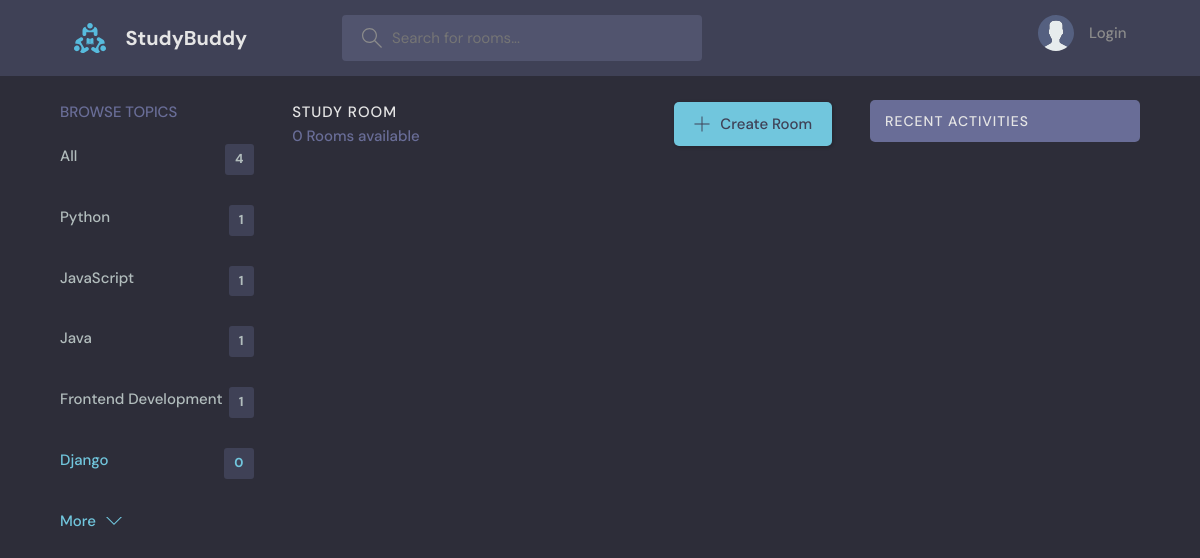
The app's page /?q=Django, older data.
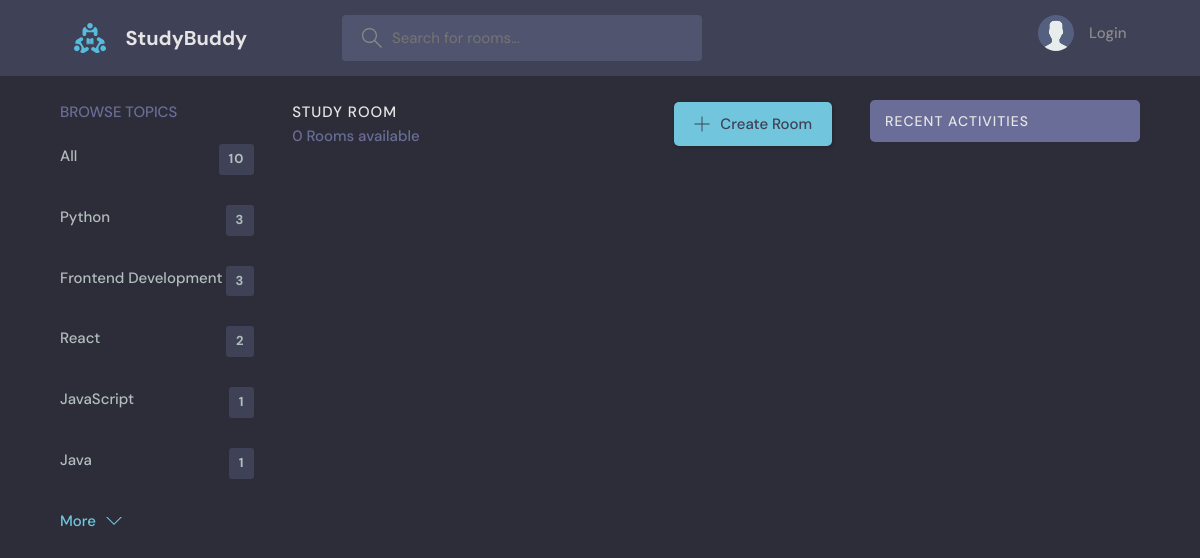
The same page, newer data.
### base/models.py (models this page shows, shortened)
class Topic(models.Model):
    name = models.CharField(max_length=200)

### base/views.py (the view)
# urls.py: path('', views.home, name="home"),
def home(request: HttpRequest):
    q = request.GET.get('q') if request.GET.get('q') != None else ""
    total_rooms_count = Room.objects.all().count()
    rooms = Room.objects.filter(
        Q(topic__name__icontains=q) |
        Q(name__icontains=q) |
        Q(description=q)
    )
    topics = Topic.objects.all().annotate(
        num_room=Count('room')).order_by('-num_room')[0:5]
    rooms_count = rooms.count()
    room_messages: Message = Message.objects.filter(
        Q(room__topic__name__icontains=q))
    context = {
        'q': q,
        'rooms': rooms,
        'topics': topics,
        'rooms_count': rooms_count,
        'room_messages': room_messages,
        'total_rooms_count': total_rooms_count
    }
    return render(request, 'base/home.html', context)

### base/templates/base/home.html (shortened to what this page needs)
{% extends 'main.html' %}
{% block content %}
<main class="layout layout--3">
  <div class="container">
    {% include 'base/topic_component.html' %}
    <div class="roomList">
      <div class="roomList__header">
        <div>
          <h2>Study Room</h2>
          <p>{{rooms.count}} Rooms available</p>
        </div>
        <a class="btn btn--main" href="{% url 'create-room' %}">
          <svg version="1.1" xmlns="http://www.w3.org/2000/svg" width="32" height="32" viewBox="0 0 32 32">
            <title>add</title>
            <path
              d="M16.943 0.943h-1.885v14.115h-14.115v1.885h14.115v14.115h1.885v-14.115h14.115v-1.885h-14.115v-14.115z"
            ></path>
          </svg>
          Create Room
        </a>
      </div>
    </div>
    {% include 'base/activity_component.html' %}
  </div>
</main>
{% endblock %}

### base/templates/base/topic_component.html
<div class="topics">
    <div class="topics__header">
        <h2>Browse Topics</h2>
    </div>
    <ul class="topics__list">
        <li>
            <a href="{% url 'home' %}" class="{% if q == "" %} active{% endif %}">All <span>{{total_rooms_count}}</span></a>
        </li>
        {% for topic in topics %}
        <li>
            <a href="{% url 'home' %}?q={{topic.name}}" class="{% if q == topic.name %} active{% endif %}">{{topic.name}} <span>{{topic.room_set.count}}</span></a>
        </li>
        {% endfor %}
    </ul>
    <a class="btn btn--link" href="{% url 'topics' %}">
        More
        <svg version="1.1" xmlns="http://www.w3.org/2000/svg" width="32" height="32" viewBox="0 0 32 32">
            <title>chevron-down</title>
            <path d="M16 21l-13-13h-3l16 16 16-16h-3l-13 13z"></path>
        </svg>
    </a>
</div>

Row changes from the older to the newer data that the page shows:
no longer on this page (row unchanged): Topic: name "Django", room_set.count "0"
computed for Topic "Python": room_set.count "1" → "3"
shown differently, row unchanged: Topic "Frontend Development": room_set.count "1" → "3"; moves up the list
added Topic: name "React", room_set.count "2"
Text that changed along with them:
{{ total_rooms_count }}: "4" → "10"
